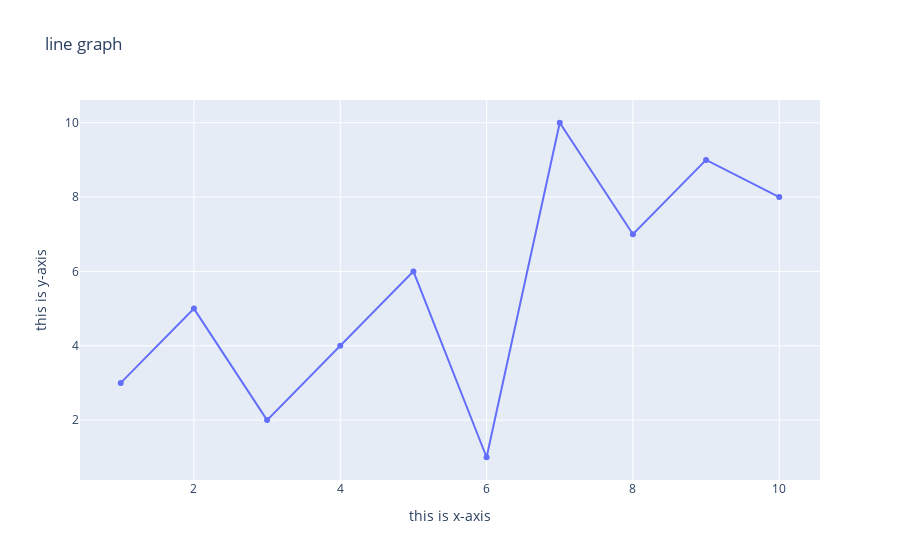

Source (notebook cell):
### Code cell
x=[1,2,3,4,5,6,7,8,9,10]
y=[3,5,2,4,6,1,10,7,9,8]

fig = go.Figure(go.Scatter(x=x,y=y))
fig.update_layout(title = "line graph" , xaxis_title="this is x-axis", yaxis_title ="this is y-axis")
fig.show()

### Figure 1 — Plotly figure (JSON) as saved in the notebook; plotly's stock layout.template omitted (floating-point values rounded to 4 significant figures)
{"data": [{"type": "scatter", "x": [1, 2, 3, 4, 5, 6, 7, 8, 9, 10], "y": [3, 5, 2, 4, 6, 1, 10, 7, 9, 8]}], "layout": {"title": {"text": "line graph"}, "xaxis": {"title": {"text": "this is x-axis"}}, "yaxis": {"title": {"text": "this is y-axis"}}}}
